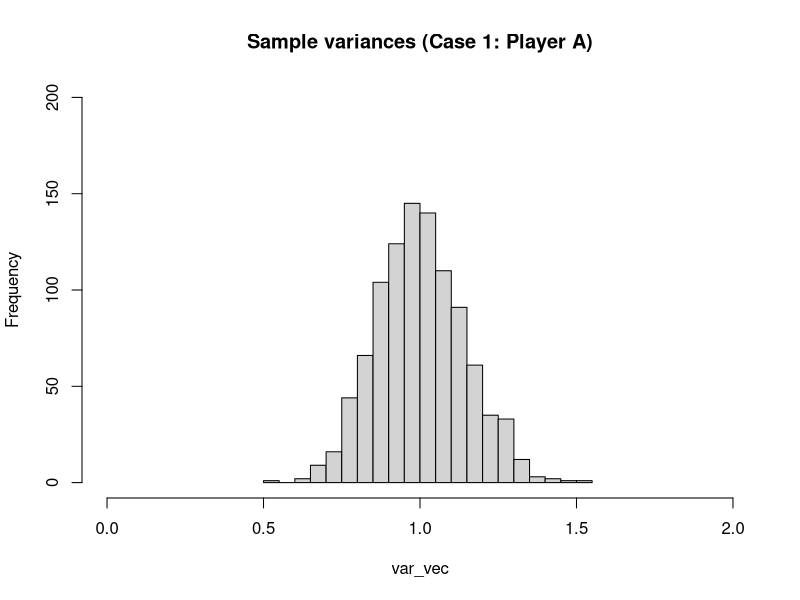
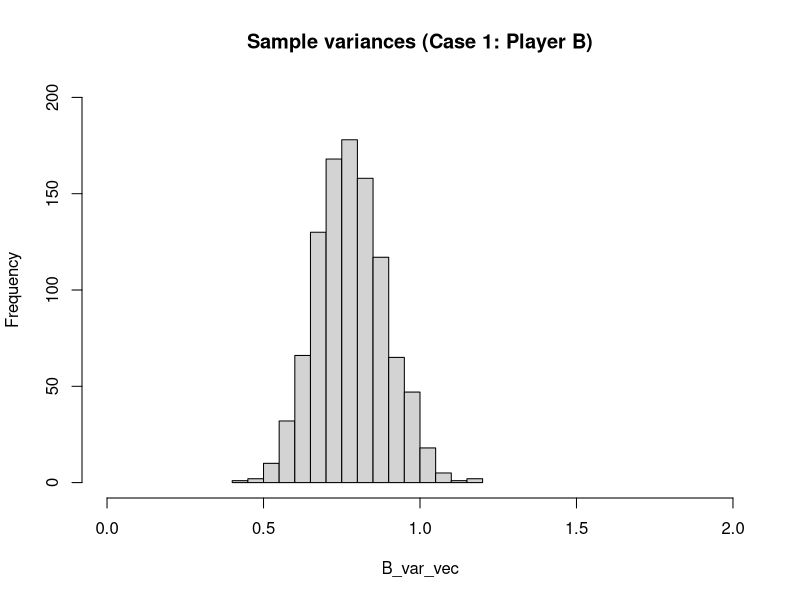
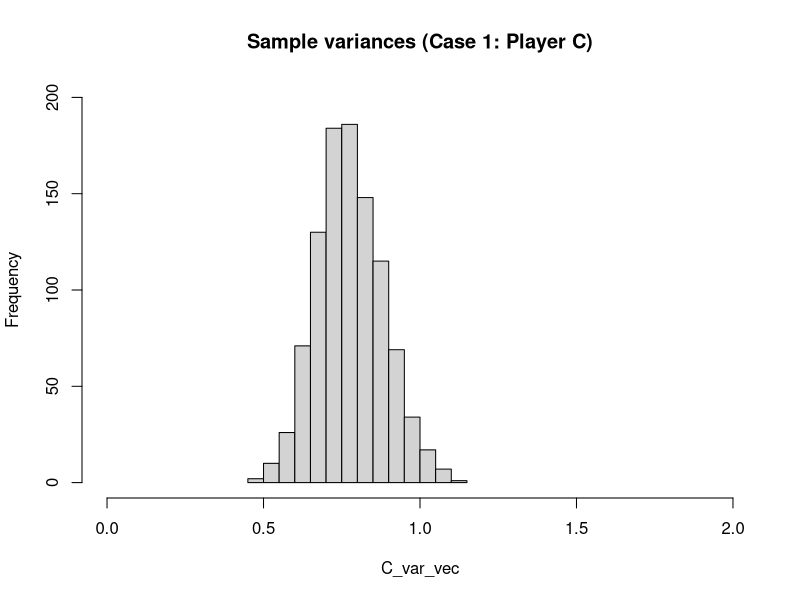
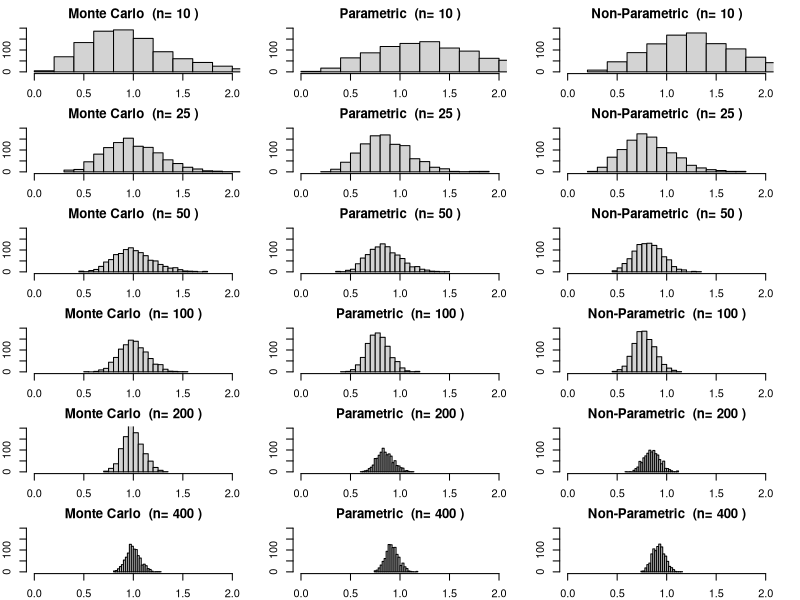
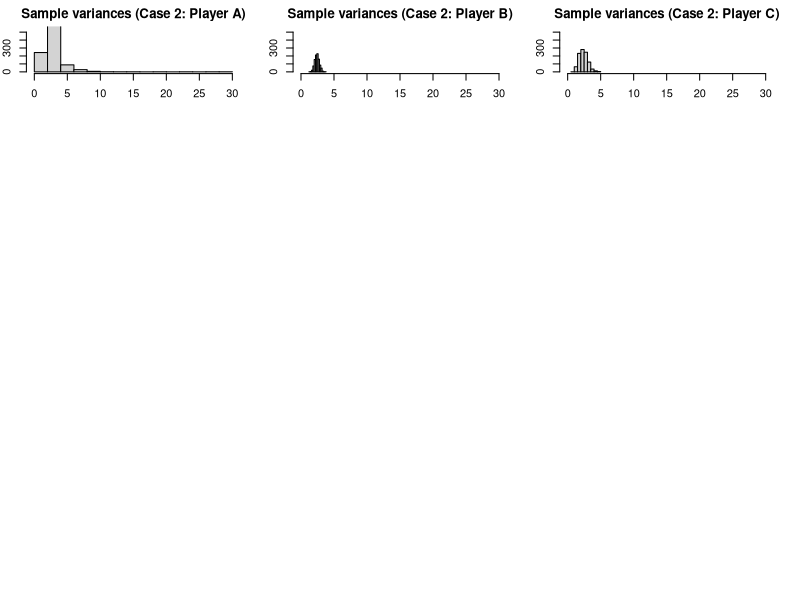
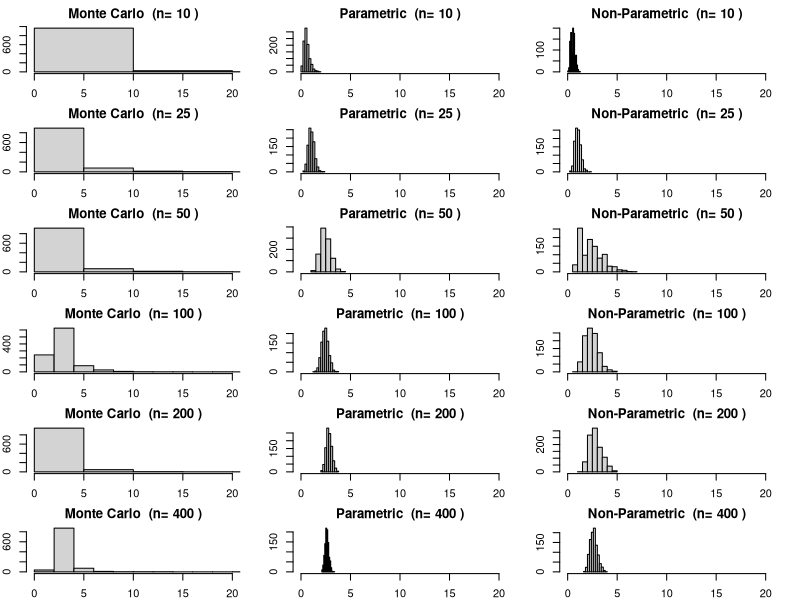
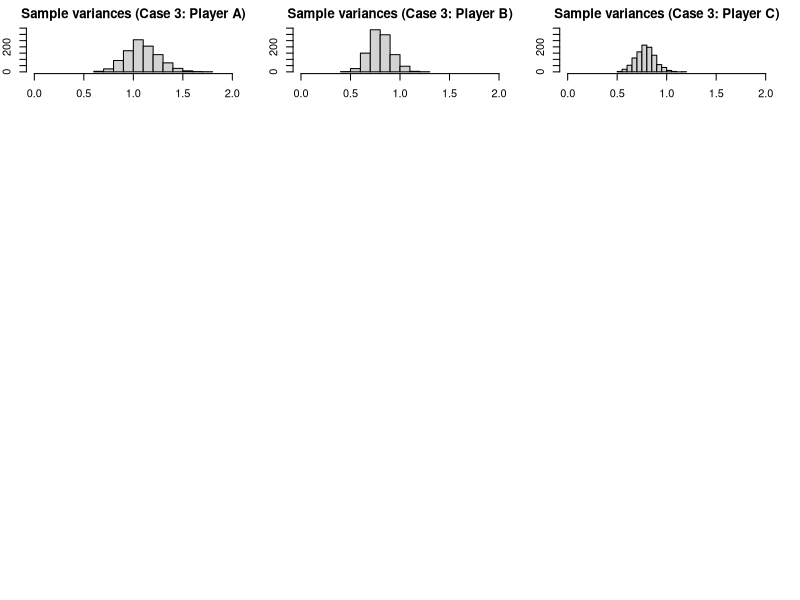
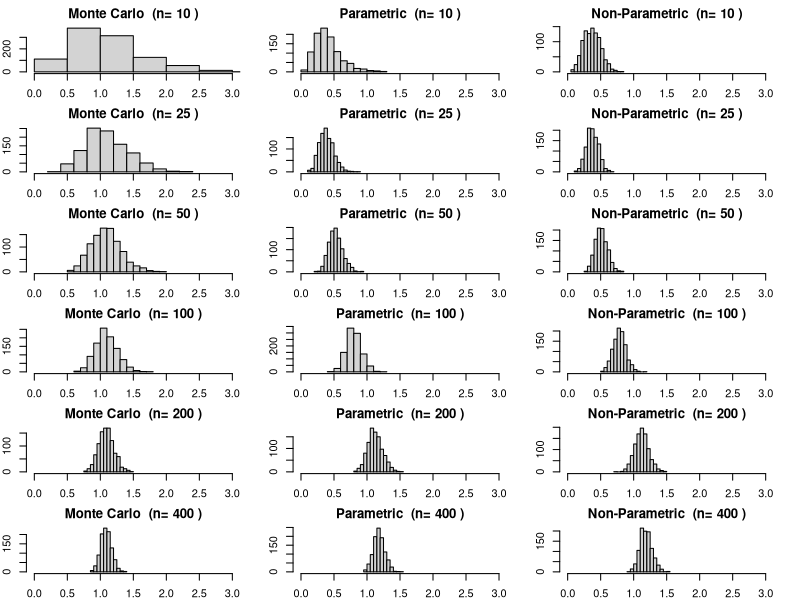

These figures' R source, in order: (Note: a time limit stopped this script after it produced the figures.)
## ---- chunk 1
knitr::opts_chunk$set(warning = FALSE, message = FALSE) 
## ---- chunk 2
myRound <- function(x, acc=3) {mult = 10^acc; round(x*mult)/mult}
## ---- chunk 3
# Case 1
n = 100
m=1000
set.seed(0)
origData = rnorm(n) # case 1


# a) Player A
# generate 1000 data sets
set.seed(0)
z = rnorm(n*m)
mat = matrix(z,nrow=m)
#calculate variance for each row
var_vec = apply(mat,1,var) 
samp_mean = mean(var_vec)
samp_var = var(var_vec)
print(paste("The sample mean is (Case 1: Player A): ", myRound(samp_mean)))
print(paste("The sample variance is (Case 1: Player A): ", myRound(samp_var)))
hist(var_vec,
     ylim=c(0,200),
     breaks=20,
     xlim=c(0,2),
     main="Sample variances (Case 1: Player A)")

# b) Player B
# Estimate mean and variance from the sample data
B_var = var(origData)
B_mean = mean(origData)
# simulate new data with 
set.seed(0)
B_mat = matrix(rnorm(n*m, mean = B_mean, sd = sqrt(B_var)),nrow=m)
B_var_vec = apply(B_mat,1,var) 
B_samp_mean = mean(B_var_vec)
B_samp_var = var(B_var_vec)
print(paste("The sample mean is (Case 1: Player B): ", myRound(B_samp_mean)))
print(paste("The sample variance is (Case 1: Player B): ", myRound(B_samp_var)))
hist(B_var_vec,
     ylim=c(0,200),
     breaks=20,
     xlim=c(0,2),
     main="Sample variances (Case 1: Player B)")

# c) Player C
# sample new data
z=sample(x=origData, size=n*m, replace=TRUE)
C_mat = matrix(z,nrow=m)
C_var_vec = apply(C_mat,1,var) 
C_samp_mean = mean(C_var_vec)
C_samp_var = var(C_var_vec)
print(paste("The sample mean is (Case 1: Player C): ", myRound(C_samp_mean)))
print(paste("The sample variance is (Case 1: Player C): ", myRound(C_samp_var)))
hist(C_var_vec,
     ylim=c(0,200),
     breaks=20,
     xlim=c(0,2),
     main="Sample variances (Case 1: Player C)")
## ---- chunk 4
# e)
n_vec=c(10, 25, 50, 100, 200, 400)
methods_vec = c("Monte Carlo", "Parametric", "Non-Parametric")
m=1000
set.seed(0)
data400 = rnorm(400)

# save results in tables
mean_res_df = data.frame(matrix(ncol=7, nrow=3))
var_res_df = data.frame(matrix(ncol=7, nrow=3))
colnames(mean_res_df) = c("Method", n_vec)
colnames(var_res_df) = c("Method", n_vec)
mean_res_df["Method"] = methods_vec
var_res_df["Method"] = methods_vec

par(mfrow=c(6,3),mar=c(2,2,2,2))
for(n in n_vec){
  mean_res_vec = c()
  var_res_vec = c()
  
  #Monte Carlo
  set.seed(0)
  z = rnorm(n*m)
  mat = matrix(z,nrow=m)
  var_vec = apply(mat,1,var) 
  samp_mean = myRound(mean(var_vec))
  samp_var = myRound(var(var_vec))
  mean_res_vec = c(mean_res_vec, samp_mean)
  var_res_vec = c(var_res_vec, samp_var)
  hist(var_vec,
       ylim=c(0,200),
       breaks=20,
       xlim=c(0,2),
       main=paste("Monte Carlo ", 
                  "(n=",n,")"))
  
  # Parametric
  # Estimate mean and variance from the sample data
  z = data400[1:n]
  B_var = var(z)
  B_mean = mean(z)
  # simulate new data with 
  set.seed(0)
  B_mat = matrix(rnorm(n*m, mean = B_mean, sd = sqrt(B_var)),nrow=m)
  B_var_vec = apply(B_mat,1,var) 
  B_samp_mean = myRound(mean(B_var_vec))
  B_samp_var = myRound(var(B_var_vec))
  mean_res_vec = c(mean_res_vec, B_samp_mean)
  var_res_vec = c(var_res_vec, B_samp_var)
  hist(B_var_vec,
       ylim=c(0,200),
       breaks=20,
       xlim=c(0,2),
       main=paste("Parametric ", 
                  "(n=",n,")"))
  
  # c) Player C
  # sample new data
  z=sample(x=data400[1:n], size=n*m, replace=TRUE)
  C_mat = matrix(z,nrow=m)
  C_var_vec = apply(C_mat,1,var) 
  C_samp_mean = myRound(mean(C_var_vec))
  C_samp_var = myRound(var(C_var_vec))
  mean_res_vec = c(mean_res_vec, C_samp_mean)
  var_res_vec = c(var_res_vec, C_samp_var)
  hist(C_var_vec,
       ylim=c(0,200),
       breaks=20,
       xlim=c(0,2),
       main=paste("Non-Parametric ", 
                  "(n=",n,")"))
  
  mean_res_df[as.character(n)] = mean_res_vec
  var_res_df[as.character(n)] = var_res_vec
}
# display tables
knitr::kable(mean_res_df, 
             format = "markdown", 
             caption = "Mean for different n values (Case 1).")
knitr::kable(var_res_df, 
             format = "markdown",
             caption = "Variance for different n values (Case 1).")
## ---- chunk 5
# Case 2
n = 100
m=1000
set.seed(0)
origData = rt(n,df=3); # case 2


# a) Player A
# generate 1000 data sets
set.seed(0)
z = rt(n*m,df=3)
mat = matrix(z,nrow=m)
#calculate variance for each row
var_vec = apply(mat,1,var) 
samp_mean = mean(var_vec)
samp_var = var(var_vec)
print(paste("The sample mean is (Case 2: Player A): ", myRound(samp_mean)))
print(paste("The sample variance is (Case 2: Player A): ", myRound(samp_var)))
hist(var_vec,
     ylim=c(0,550),
     # breaks=20,
     xlim=c(0,30),
     main="Sample variances (Case 2: Player A)")

# b) Player B
# Estimate mean and variance from the sample data
B_var = var(origData)
B_mean = mean(origData)
# simulate new data with 
set.seed(0)
B_mat = matrix(rnorm(n*m, mean = B_mean, sd = sqrt(B_var)),nrow=m)
B_var_vec = apply(B_mat,1,var) 
B_samp_mean = mean(B_var_vec)
B_samp_var = var(B_var_vec)
print(paste("The sample mean is (Case 2: Player B): ", myRound(B_samp_mean)))
print(paste("The sample variance is (Case 2: Player B): ", myRound(B_samp_var)))
hist(B_var_vec,
     ylim=c(0,550),
     # breaks=20,
     xlim=c(0,30),
     main="Sample variances (Case 2: Player B)")

# c) Player C
# sample new data
z=sample(x=origData, size=n*m, replace=TRUE)
C_mat = matrix(z,nrow=m)
C_var_vec = apply(C_mat,1,var) 
C_samp_mean = mean(C_var_vec)
C_samp_var = var(C_var_vec)
print(paste("The sample mean is (Case 2: Player C): ", myRound(C_samp_mean)))
print(paste("The sample variance is (Case 2: Player C): ", myRound(C_samp_var)))
hist(C_var_vec,
     ylim=c(0,550),
     # breaks=20,
     xlim=c(0,30),
     main="Sample variances (Case 2: Player C)")
## ---- chunk 6
# e)
n_vec=c(10, 25, 50, 100, 200, 400)
methods_vec = c("Monte Carlo", "Parametric", "Non-Parametric")
m=1000
set.seed(0)
data400 = rt(400,df=3)

# save results in tables
mean_res_df = data.frame(matrix(ncol=7, nrow=3))
var_res_df = data.frame(matrix(ncol=7, nrow=3))
colnames(mean_res_df) = c("Method", n_vec)
colnames(var_res_df) = c("Method", n_vec)
mean_res_df["Method"] = methods_vec
var_res_df["Method"] = methods_vec

par(mfrow=c(6,3),mar=c(2,2,2,2))
for(n in n_vec){
  mean_res_vec = c()
  var_res_vec = c()
  
  #Monte Carlo
  set.seed(0)
  z = rt(n*m, df=3)
  mat = matrix(z,nrow=m)
  var_vec = apply(mat,1,var) 
  samp_mean = myRound(mean(var_vec))
  samp_var = myRound(var(var_vec))
  mean_res_vec = c(mean_res_vec, samp_mean)
  var_res_vec = c(var_res_vec, samp_var)
  hist(var_vec,
       # ylim=c(0,500),
       # breaks=20,
       xlim=c(0,20),
       main=paste("Monte Carlo ", 
                  "(n=",n,")"))
  
  # Parametric
  # Estimate mean and variance from the sample data
  z = data400[1:n]
  B_var = var(z)
  B_mean = mean(z)
  # simulate new data with 
  set.seed(0)
  B_mat = matrix(rnorm(n*m, mean = B_mean, sd = sqrt(B_var)),nrow=m)
  B_var_vec = apply(B_mat,1,var) 
  B_samp_mean = myRound(mean(B_var_vec))
  B_samp_var = myRound(var(B_var_vec))
  mean_res_vec = c(mean_res_vec, B_samp_mean)
  var_res_vec = c(var_res_vec, B_samp_var)
  hist(B_var_vec,
       # ylim=c(0,500),
       # breaks=20,
       xlim=c(0,20),
       main=paste("Parametric ", 
                  "(n=",n,")"))
  
  # c) Player C
  # sample new data
  z=sample(x=data400[1:n], size=n*m, replace=TRUE)
  C_mat = matrix(z,nrow=m)
  C_var_vec = apply(C_mat,1,var) 
  C_samp_mean = myRound(mean(C_var_vec))
  C_samp_var = myRound(var(C_var_vec))
  mean_res_vec = c(mean_res_vec, C_samp_mean)
  var_res_vec = c(var_res_vec, C_samp_var)
  hist(C_var_vec,
       # ylim=c(0,500),
       # breaks=20,
       xlim=c(0,20),
       main=paste("Non-Parametric ", 
                  "(n=",n,")"))
  
  mean_res_df[as.character(n)] = mean_res_vec
  var_res_df[as.character(n)] = var_res_vec
}
# display tables
knitr::kable(mean_res_df, 
             format = "markdown", 
             caption = "Mean for different n values (Case 2).")
knitr::kable(var_res_df, 
             format = "markdown",
             caption = "Variance for different n values (Case 2).")
## ---- chunk 7
# Case 3
n = 100
m=1000
set.seed(0)
origData = rt(n,df=25); # case 3


# a) Player A
# generate 1000 data sets
set.seed(0)
z = rt(n*m,df=25)
mat = matrix(z,nrow=m)
#calculate variance for each row
var_vec = apply(mat,1,var) 
samp_mean = mean(var_vec)
samp_var = var(var_vec)
print(paste("The sample mean is (Case 3: Player A): ", myRound(samp_mean)))
print(paste("The sample variance is (Case 3: Player A): ", myRound(samp_var)))
hist(var_vec,
     ylim=c(0,350),
     # breaks=20,
     xlim=c(0,2),
     main="Sample variances (Case 3: Player A)")

# b) Player B
# Estimate mean and variance from the sample data
B_var = var(origData)
B_mean = mean(origData)
# simulate new data with 
set.seed(0)
B_mat = matrix(rnorm(n*m, mean = B_mean, sd = sqrt(B_var)),nrow=m)
B_var_vec = apply(B_mat,1,var) 
B_samp_mean = mean(B_var_vec)
B_samp_var = var(B_var_vec)
print(paste("The sample mean is (Case 3: Player B): ", myRound(B_samp_mean)))
print(paste("The sample variance is (Case 3: Player B): ", myRound(B_samp_var)))
hist(B_var_vec,
     ylim=c(0,350),
     # breaks=20,
     xlim=c(0,2),
     main="Sample variances (Case 3: Player B)")

# c) Player C
# sample new data
z=sample(x=origData, size=n*m, replace=TRUE)
C_mat = matrix(z,nrow=m)
C_var_vec = apply(C_mat,1,var) 
C_samp_mean = mean(C_var_vec)
C_samp_var = var(C_var_vec)
print(paste("The sample mean is (Case 3: Player C): ", myRound(C_samp_mean)))
print(paste("The sample variance is (Case 3: Player C): ", myRound(C_samp_var)))
hist(C_var_vec,
     ylim=c(0,350),
     # breaks=20,
     xlim=c(0,2),
     main="Sample variances (Case 3: Player C)")
## ---- chunk 8
# e)
n_vec=c(10, 25, 50, 100, 200, 400)
methods_vec = c("Monte Carlo", "Parametric", "Non-Parametric")
m=1000
set.seed(0)
data400 = rt(400,df=25)

# save results in tables
mean_res_df = data.frame(matrix(ncol=7, nrow=3))
var_res_df = data.frame(matrix(ncol=7, nrow=3))
colnames(mean_res_df) = c("Method", n_vec)
colnames(var_res_df) = c("Method", n_vec)
mean_res_df["Method"] = methods_vec
var_res_df["Method"] = methods_vec

par(mfrow=c(6,3),mar=c(2,2,2,2))
for(n in n_vec){
  mean_res_vec = c()
  var_res_vec = c()
  
  #Monte Carlo
  set.seed(0)
  z = rt(n*m, df=25)
  mat = matrix(z,nrow=m)
  var_vec = apply(mat,1,var) 
  samp_mean = myRound(mean(var_vec))
  samp_var = myRound(var(var_vec))
  mean_res_vec = c(mean_res_vec, samp_mean)
  var_res_vec = c(var_res_vec, samp_var)
  hist(var_vec,
       # ylim=c(0,500),
       # breaks=20,
       xlim=c(0,3),
       main=paste("Monte Carlo ", 
                  "(n=",n,")"))
  
  # Parametric
  # Estimate mean and variance from the sample data
  z = data400[1:n]
  B_var = var(z)
  B_mean = mean(z)
  # simulate new data with 
  set.seed(0)
  B_mat = matrix(rnorm(n*m, mean = B_mean, sd = sqrt(B_var)),nrow=m)
  B_var_vec = apply(B_mat,1,var) 
  B_samp_mean = myRound(mean(B_var_vec))
  B_samp_var = myRound(var(B_var_vec))
  mean_res_vec = c(mean_res_vec, B_samp_mean)
  var_res_vec = c(var_res_vec, B_samp_var)
  hist(B_var_vec,
       # ylim=c(0,500),
       # breaks=20,
       xlim=c(0,3),
       main=paste("Parametric ", 
                  "(n=",n,")"))
  
  # c) Player C
  # sample new data
  z=sample(x=data400[1:n], size=n*m, replace=TRUE)
  C_mat = matrix(z,nrow=m)
  C_var_vec = apply(C_mat,1,var) 
  C_samp_mean = myRound(mean(C_var_vec))
  C_samp_var = myRound(var(C_var_vec))
  mean_res_vec = c(mean_res_vec, C_samp_mean)
  var_res_vec = c(var_res_vec, C_samp_var)
  hist(C_var_vec,
       # ylim=c(0,500),
       # breaks=20,
       xlim=c(0,3),
       main=paste("Non-Parametric ", 
                  "(n=",n,")"))
  
  mean_res_df[as.character(n)] = mean_res_vec
  var_res_df[as.character(n)] = var_res_vec
}
# display tables
knitr::kable(mean_res_df, 
             format = "markdown", 
             caption = "Mean for different n values (Case 3).")
knitr::kable(var_res_df, 
             format = "markdown",
             caption = "Variance for different n values (Case 3).")
## ---- chunk 9
myCVids <- function(n, K, seed=0) {
# balanced subsets generation (subset sizes differ by at most 1)
# n is the number of observations/rows in the training set
# K is the desired number of folds (e.g., 5 or 10)
set.seed(seed);
t = floor(n/K); r = n-t*K;
id0 = rep((1:K),times=t)
ids = sample(id0,t*K)
if (r > 0) {ids = c(ids, sample(K,r))}
ids
}

# two-sample t test
column_t_test <- function(features, target){
  tests = lapply(seq(1,ncol(features)),function(x){t.test(features[,x]~target)})
  pval_lst = lapply(seq(1,length(tests)),function(x){tests[[x]]$p.value})
  return(list(tests, pval_lst))
}


# keep features with p-value <= 0.05
top_features <- function(pval_lst, p_val, p_min){
  bool_lst = lapply(seq(1,length(pval_lst)),function(x){pval_lst[[x]] < p_val})
  if(sum(as.integer(bool_lst))<=p_min){
    pval_df = t(data.frame(pval_lst))
    row.names(pval_df) <- NULL
    bool_df=data.frame(pval_sig=matrix(unlist(bool_lst), nrow=length(bool_lst), 
                                       byrow=TRUE))
    bool_df$p_val <- pval_df[,1]
    selected_df = bool_df[bool_df$pval_sig==TRUE,]
    feat_index_vec = as.numeric(rownames(selected_df))
    return(feat_index_vec)
  }else{
    pval_df = t(data.frame(pval_lst))
    row.names(pval_df) <- NULL
    bool_df=data.frame(pval_sig=matrix(unlist(bool_lst), nrow=length(bool_lst), 
                                       byrow=TRUE))
    bool_df$p_val <- pval_df[,1]
    bool_df$p_top = FALSE
    sorted_res = sort(bool_df$p_val, index.return=TRUE)
    bool_df[head(sorted_res$ix,p_min),]$p_top = TRUE
    bool_df$p_select = as.logical(bool_df$pval_sig*bool_df$p_top)
    selected_df = bool_df[bool_df$p_select==TRUE,]
    feat_index_vec = as.numeric(rownames(selected_df))
    return(feat_index_vec)
  }
  
  
}

# Mis-classification ratio calculation
MCR <- function(true_vals, pred_probs, threshold=0.5){
  if(length(true_vals)!=length(pred_probs)){
    print("ERROR: predictions and true values not of same shape")
  }else{
    pred_vals = as.integer((pred_probs > threshold))
    mcr = sum(pred_vals != true_vals)/length(true_vals)
    return(mcr)
  }
}
## ---- chunk 10
# Generate data
set.seed(0) # set seed
n = 25 # number of samples in each class
nr = n*2 # total number of samples
Y = c(rep(1,n),rep(0,n)) # target values
k=10 # k value for cross validation
p_star_vec = c(5,10,20,40) # p* values to select the top features in the data
i_vec = seq(5) #different values of i for different sized data sets

# create matrix where results will be stored
mcr_i_pstar_df = data.frame(matrix(0, 
                                   nrow = length(p_star_vec), 
                                   ncol = length(i_vec)+1)) 
mcr_i_pstar_df[,1] = p_star_vec # add p* values to results table

# loop over values of i to make different data sets
for(i in i_vec){
  nc = 200*2^i # nc = 6400
  M = matrix(rnorm(nr*nc),nrow=nr)
  X = M[,1:nc] # features of data
  # calculate cross validation indexes
  # this is applied only after feature selection
  ids = myCVids(n=nr, K=k, seed=0)
  # feature selection
  # apply two-sample t-test
  t_test_results = column_t_test(features=X, target=Y)
  # get all features according to p-value at differing values of p_star
  # create vector to store mean mcr values for each p* subset
  mean_pstar_mcr_vec = c() 
  
  # loop over p* values to create a subset of selected features
  for(p_star in p_star_vec){
    feat_index_vec = c(top_features(pval_lst=t_test_results[[2]],
                                    p_val=0.05, 
                                    p_min=p_star))
    
    X_pstar = X[,feat_index_vec]
    k_mcr_vec = c() # store all MCR values for each k

    # loop over k to calculate the MCR for each fold
    for( k in seq(k)){
      isk = (ids == k) # k varies from 1 to K
      valid.k = which(isk) # test data index
      train.k = which(!isk) # train data index
      # get all training data in single data frame
      train_df = data.frame(Y=Y[train.k], X_pstar[train.k,])
      # get all testing data in single data frame
      val_df = data.frame(Y=Y[valid.k], X_pstar[valid.k,])
      
      # train a Logistic regression model
      LR = glm(Y ~ .,
              data=train_df,
              family="binomial")
      
      # get estimated probabilities on the test data 
      LR_probs = data.frame(
                    predict(LR,
                    val_df,
                    type ="response"
                    )
                  )
      
      # use the probabilities to calculate the MCR
      mcr = MCR(
              true_vals=val_df$Y,
              pred_probs=LR_probs[,1],
              threshold=0.5)
      
      k_mcr_vec = c(k_mcr_vec, mcr)
    }
    mean_pstar_mcr = mean(k_mcr_vec) # get the mean MCR for all values of k

    mean_pstar_mcr_vec = c(mean_pstar_mcr_vec, mean_pstar_mcr)
  }
  mcr_i_pstar_df[,i+1] = mean_pstar_mcr_vec
}
# add all data to a data frame and transform to be in the correct format
mcr_i_pstar_df = t(mcr_i_pstar_df)
rownames(mcr_i_pstar_df) = c("p*", i_vec)
knitr::kable(mcr_i_pstar_df, format = "markdown") # display table

## ---- chunk 11
# Generate data
set.seed(0) # set seed
n = 25 # number of samples in each class
nr = n*2 # total number of samples
Y = c(rep(1,n),rep(0,n)) # target values
k=10 # k value for cross validation
p_star_vec = c(5,10,20,40) # p* values to select the top features in the data
i_vec = seq(5) #different values of i for different sized data sets

# create matrix where results will be stored
mcr_i_pstar_df = data.frame(matrix(0,
                                   nrow = length(p_star_vec),
                                   ncol = length(i_vec)+1))
mcr_i_pstar_df[,1] = p_star_vec # add p* values to results table
progress=0
# loop over values of i to make different data sets
for(i in i_vec){
  nc = 200*2^i # nc = 6400
  M = matrix(rnorm(nr*nc),nrow=nr)
  X = M[,1:nc] # features of data
  # calculate cross validation indexes
  # this is applied only after feature selection
  ids = myCVids(n=nr, K=k, seed=0)

  # get all features according to p-value at differing values of p_star
  # create vector to store mean mcr values for each p* subset
  mean_pstar_mcr_vec = c()

  # loop over p* values to create a subset of selected features
  for(p_star in p_star_vec){
    k_mcr_vec = c() # store all mcr values for each k

    # k-fold cross validation
    # loop over k to calculate the MCR for each fold
    for( k in seq(k)){
      progress=progress+1
      # print(myRound(progress/200)*100)
      isk = (ids == k) # k varies from 1 to K
      valid.k = which(isk) # test data index
      train.k = which(!isk) # train data index


      # feature selection
      # apply two-sample t-test
      t_test_results = column_t_test(features=X[train.k,], target=Y[train.k])
      feat_index_vec = c(top_features(pval_lst=t_test_results[[2]],
                                p_val=0.05,
                                p_min=p_star))
      X_pstar = X[,feat_index_vec]


      # get all training data in single data frame
      train_df = data.frame(Y=Y[train.k], X_pstar[train.k,])
      # get all testing data in single data frame
      val_df = data.frame(Y=Y[valid.k], X_pstar[valid.k,])

      # train a Logistic regression model
      LR = glm(Y ~ .,
              data=train_df,
              family="binomial")

      # get estimated probabilities on the test data
      LR_probs = data.frame(
                    predict(LR,
                    val_df,
                    type ="response"
                    )
                  )

      # use the probabilities to calculate the MCR
      mcr = MCR(
              true_vals=val_df$Y,
              pred_probs=LR_probs[,1],
              threshold=0.5)

      k_mcr_vec = c(k_mcr_vec, mcr)
    }
    mean_pstar_mcr = mean(k_mcr_vec) # get the mean MCR for all values of k

    mean_pstar_mcr_vec = c(mean_pstar_mcr_vec, mean_pstar_mcr)
  }
  mcr_i_pstar_df[,i+1] = mean_pstar_mcr_vec
}
# add all data to a data frame and transform to be in the correct format
mcr_i_pstar_df = t(mcr_i_pstar_df)
rownames(mcr_i_pstar_df) = c("p*", i_vec)
knitr::kable(mcr_i_pstar_df, format = "markdown") # display table
## ---- chunk 12
# functions
myCVids <- function(n, K, seed=0) {
# balanced subsets generation (subset sizes differ by at most 1)
# n is the number of observations/rows in the training set
# K is the desired number of folds (e.g., 5 or 10)
set.seed(seed);
t = floor(n/K); r = n-t*K;
id0 = rep((1:K),times=t)
ids = sample(id0,t*K)
if (r > 0) {ids = c(ids, sample(K,r))}
ids
}

genData <- function(n, seed=0) {
set.seed(seed)
x = seq(-1,1,length.out=n)
y = x - x^2 + 2*rnorm(n) # true sigma = 2;
out.df = data.frame(x=x, y=y)
out.df
}
## ---- chunk 13
# parameters
set.seed(100)
d_vec = seq(0,4)
# generate data
train.df = genData(n=200,seed=100)
test.df = genData(400)

# create k-fold indexes
k=5
inds.part = myCVids(n=nrow(train.df),K=k)
# create a data frame to save results into
M = matrix(0, nrow = (length(d_vec)), ncol = k+1)
KFOLD_df = data.frame(M) 
KFOLD_df[,1] = d_vec # add degrees to results table
colnames(KFOLD_df) = c("Degree", seq(k))

# loop over k-folds
for( k in seq(k)){
  isk = (inds.part == k) # k varies from 1 to K
  valid.k = which(isk) # test data index
  train.k = which(!isk)
  # split data 
  train_sub_df = train.df[train.k,]
  valid_df = train.df[valid.k,]
  
  d_mse_vec = c()
  for(d in d_vec){
    if(d==0){
      # train a polynomial model
      PR = lm(y ~ 1, data=train_sub_df)
    }else{
     # train a polynomial model
      PR = lm(y ~ poly(x, d, raw = TRUE), data=train_sub_df) 
    }
    # get predicted values to calculate MSE
    pred_val = predict(PR, valid_df, type="response")
    pred_true_val_df = data.frame(pred = pred_val, actual = valid_df$y)
    #calculate MSE
    mse = mean((pred_true_val_df$actual - pred_true_val_df$pred)^2)
    d_mse_vec = c(d_mse_vec, mse)
  }
  KFOLD_df[,k+1] = d_mse_vec
}

# tally of MSE
KFOLD_df$Total_MSE = rowSums(KFOLD_df[2:ncol(KFOLD_df)])
knitr::kable(KFOLD_df, 
             format = "markdown",
             caption = "MSE by 5 folds at different degrees on validation data.") # display table
# print best d value
print(paste("The best K-fold degree is: ",
            as.character(KFOLD_df[which.min(KFOLD_df$Total_MSE),]$Degree)))
## ---- chunk 14
# create k-fold indexes
k=nrow(train.df)
inds.part = myCVids(n=nrow(train.df),K=k)
# create a data frame to save results into
M = matrix(0, nrow = (length(d_vec)), ncol = k+1)
LOOCV_df = data.frame(M) 
LOOCV_df[,1] = d_vec # add degrees to results table
colnames(LOOCV_df) = c("Degree", seq(k))

# loop over k-folds
for( k in seq(k)){
  isk = (inds.part == k) # k varies from 1 to K
  valid.k = which(isk) # test data index
  train.k = which(!isk)
  # split data 
  train_sub_df = train.df[train.k,]
  valid_df = train.df[valid.k,]
  
  d_mse_vec = c()
  for(d in d_vec){
    if(d==0){
      # train a polynomial model
      PR = lm(y ~ 1, data=train_sub_df)
    }else{
     # train a polynomial model
      PR = lm(y ~ poly(x, d, raw = TRUE), data=train_sub_df) 
    }
    # get predicted values to calculate MSE
    pred_val = predict(PR, valid_df, type="response")
    pred_true_val_df = data.frame(pred = pred_val, actual = valid_df$y)
    #calculate MSE
    mse = mean((pred_true_val_df$actual - pred_true_val_df$pred)^2)
    d_mse_vec = c(d_mse_vec, mse)
  }
  LOOCV_df[,k+1] = d_mse_vec
}

# estimate test data MSE
test_d_vec = c()
for(d in d_vec){
  if(d==0){
    # train a polynomial model
    PR = lm(y ~ 1, data=train.df)
  }else{
   # train a polynomial model
    PR = lm(y ~ poly(x, d, raw = TRUE), data=train.df) 
  }
  # get predicted values to calculate MSE
  pred_val = predict(PR, test.df, type="response")
  pred_true_val_df = data.frame(pred = pred_val, actual = test.df$y)
  #calculate MSE
  mse = mean((pred_true_val_df$actual - pred_true_val_df$pred)^2)
  test_d_vec = c(test_d_vec, mse)
}

# tally of MSE
LOOCV_df$Total_validation_MSE = rowSums(LOOCV_df[2:ncol(LOOCV_df)])
LOOCV_df$Test_MSE = test_d_vec
knitr::kable(LOOCV_df[,c(1,k+2,k+3)], 
             format = "markdown",
             caption = "Total MSE of LOOCV at different degrees on validation data.") # display table
# print best d value
print(paste("The best LOOCV degree is: ",
            as.character(LOOCV_df[which.min(LOOCV_df$Total_validation_MSE),]$Degree)))

## ---- chunk 15
# estimate test data MSE
train_d_vec = c()
test_d_vec = c()
for(d in d_vec){
  if(d==0){
    # train a polynomial model
    PR = lm(y ~ 1, data=train.df)
  }else{
   # train a polynomial model
    PR = lm(y ~ poly(x, d, raw = TRUE), data=train.df) 
  }
  # get predicted values to calculate MSE
  pred_val = predict(PR, test.df, type="response")
  pred_true_val_df = data.frame(pred = pred_val, actual = test.df$y)
  #calculate MSE
  mse = mean((pred_true_val_df$actual - pred_true_val_df$pred)^2)
  test_d_vec = c(test_d_vec, mse)
  
  # get predicted values to calculate MSE
  pred_val = predict(PR, train.df, type="response")
  pred_true_val_df = data.frame(pred = pred_val, actual = train.df$y)
  #calculate MSE
  mse = mean((pred_true_val_df$actual - pred_true_val_df$pred)^2)
  train_d_vec = c(train_d_vec, mse)
}

# visualize LOOCV and K-fold CV
# calculate max and min limits of data KFOLD
# kfold_max_vec = apply(KFOLD_df[, 2:(ncol(KFOLD_df)-1)], 1, max)
# kfold_min_vec = apply(KFOLD_df[, 2:(ncol(KFOLD_df)-1)], 1, min)
kfold_mean_vec = apply(KFOLD_df[, 2:(ncol(KFOLD_df)-1)], 1, mean)
# calculate max and min limits of data for LOOCV
# loocv_max_vec = apply(LOOCV_df[, 2:(ncol(LOOCV_df)-1)], 1, max)
# loocv_min_vec = apply(LOOCV_df[, 2:(ncol(LOOCV_df)-1)], 1, min)
loocv_mean_vec = apply(LOOCV_df[, 2:(ncol(LOOCV_df)-2)], 1, mean)



{plot(x=KFOLD_df$Degree, 
     y=kfold_mean_vec,
     ylab="Mean Squared Error",
     main="Mean MSE from CV",
     xlab="Degree of Polynomial",
     type='b',
     col='red',
     pch = 16,
     lwd=3,
     ylim=c(3,4.5)
     )
lines(x=LOOCV_df$Degree,
     y=loocv_mean_vec,
     type='b',
     col='blue',
     pch = 16,
     lwd=3)
lines(x=LOOCV_df$Degree,
     y=test_d_vec,
     type='b',
     col='black',
     pch = 16,
     lwd=3)
lines(x=LOOCV_df$Degree,
     y=train_d_vec,
     type='b',
     col='black',
     lty=3,
     pch = 16,
     lwd=3)
abline(v=KFOLD_df[which.min(KFOLD_df$Total_MSE),]$Degree,
     col='red',
     pch = 16,
     lty=3,
     lwd=3)
abline(v=LOOCV_df[which.min(LOOCV_df$Total_validation_MSE),]$Degree,
     col='blue',
     pch = 16,
     lty=2,
     lwd=3)
legend("topright",
       inset = 0.01, 
       legend = c("Training LOOCV MSE", 
                  "Training K-fold CV MSE", 
                  "LOOCV best d", 
                  "K-fold CV best d",
                  "Test data MSE (No CV)",
                  "Train data MSE (No CV)"),
       lty = c(1,1,2,3,1,3),
       col = c("blue", "red","blue", "red", "black", "black"),
       lwd = 2)}
## ---- chunk 16
# parameters
set.seed(100)
d_vec = seq(0,4)
# generate data
train.df = genData(n=400,seed=100)
test.df = genData(400)

# create k-fold indexes
k=5
inds.part = myCVids(n=nrow(train.df),K=k)
# create a data frame to save results into
M = matrix(0, nrow = (length(d_vec)), ncol = k+1)
KFOLD_df = data.frame(M) 
KFOLD_df[,1] = d_vec # add degrees to results table
colnames(KFOLD_df) = c("Degree", seq(k))

# loop over k-folds
for( k in seq(k)){
  isk = (inds.part == k) # k varies from 1 to K
  valid.k = which(isk) # test data index
  train.k = which(!isk)
  # split data 
  train_sub_df = train.df[train.k,]
  valid_df = train.df[valid.k,]
  
  d_mse_vec = c()
  for(d in d_vec){
    if(d==0){
      # train a polynomial model
      PR = lm(y ~ 1, data=train_sub_df)
    }else{
     # train a polynomial model
      PR = lm(y ~ poly(x, d, raw = TRUE), data=train_sub_df) 
    }
    # get predicted values to calculate MSE
    pred_val = predict(PR, valid_df, type="response")
    pred_true_val_df = data.frame(pred = pred_val, actual = valid_df$y)
    #calculate MSE
    mse = mean((pred_true_val_df$actual - pred_true_val_df$pred)^2)
    d_mse_vec = c(d_mse_vec, mse)
  }
  KFOLD_df[,k+1] = d_mse_vec
}

# tally of MSE
KFOLD_df$Total_MSE = rowSums(KFOLD_df[2:ncol(KFOLD_df)])
knitr::kable(KFOLD_df, 
             format = "markdown",
             caption = "MSE by 5 folds at different degrees on validation data.") # display table
# print best d value
print(paste("The best K-fold degree is: ",
            as.character(KFOLD_df[which.min(KFOLD_df$Total_MSE),]$Degree)))

# create k-fold indexes
k=nrow(train.df)
inds.part = myCVids(n=nrow(train.df),K=k)
# create a data frame to save results into
M = matrix(0, nrow = (length(d_vec)), ncol = k+1)
LOOCV_df = data.frame(M) 
LOOCV_df[,1] = d_vec # add degrees to results table
colnames(LOOCV_df) = c("Degree", seq(k))

# loop over k-folds
for( k in seq(k)){
  isk = (inds.part == k) # k varies from 1 to K
  valid.k = which(isk) # test data index
  train.k = which(!isk)
  # split data 
  train_sub_df = train.df[train.k,]
  valid_df = train.df[valid.k,]
  
  d_mse_vec = c()
  for(d in d_vec){
    if(d==0){
      # train a polynomial model
      PR = lm(y ~ 1, data=train_sub_df)
    }else{
     # train a polynomial model
      PR = lm(y ~ poly(x, d, raw = TRUE), data=train_sub_df) 
    }
    # get predicted values to calculate MSE
    pred_val = predict(PR, valid_df, type="response")
    pred_true_val_df = data.frame(pred = pred_val, actual = valid_df$y)
    #calculate MSE
    mse = mean((pred_true_val_df$actual - pred_true_val_df$pred)^2)
    d_mse_vec = c(d_mse_vec, mse)
  }
  LOOCV_df[,k+1] = d_mse_vec
}

# estimate test data MSE
test_d_vec = c()
for(d in d_vec){
  if(d==0){
    # train a polynomial model
    PR = lm(y ~ 1, data=train.df)
  }else{
   # train a polynomial model
    PR = lm(y ~ poly(x, d, raw = TRUE), data=train.df) 
  }
  # get predicted values to calculate MSE
  pred_val = predict(PR, test.df, type="response")
  pred_true_val_df = data.frame(pred = pred_val, actual = test.df$y)
  #calculate MSE
  mse = mean((pred_true_val_df$actual - pred_true_val_df$pred)^2)
  test_d_vec = c(test_d_vec, mse)
}

# tally of MSE
LOOCV_df$Total_validation_MSE = rowSums(LOOCV_df[2:ncol(LOOCV_df)])
LOOCV_df$Test_MSE = test_d_vec
knitr::kable(LOOCV_df[,c(1,k+2,k+3)], 
             format = "markdown",
             caption = "Total MSE of LOOCV at different degrees on validation data.") # display table
# print best d value
print(paste("The best LOOCV degree is: ",
            as.character(LOOCV_df[which.min(LOOCV_df$Total_validation_MSE),]$Degree)))

# estimate test data MSE
train_d_vec = c()
test_d_vec = c()
for(d in d_vec){
  if(d==0){
    # train a polynomial model
    PR = lm(y ~ 1, data=train.df)
  }else{
   # train a polynomial model
    PR = lm(y ~ poly(x, d, raw = TRUE), data=train.df) 
  }
  # get predicted values to calculate MSE
  pred_val = predict(PR, test.df, type="response")
  pred_true_val_df = data.frame(pred = pred_val, actual = test.df$y)
  #calculate MSE
  mse = mean((pred_true_val_df$actual - pred_true_val_df$pred)^2)
  test_d_vec = c(test_d_vec, mse)
  
  # get predicted values to calculate MSE
  pred_val = predict(PR, train.df, type="response")
  pred_true_val_df = data.frame(pred = pred_val, actual = train.df$y)
  #calculate MSE
  mse = mean((pred_true_val_df$actual - pred_true_val_df$pred)^2)
  train_d_vec = c(train_d_vec, mse)
}

# visualize LOOCV and K-fold CV
# calculate max and min limits of data KFOLD
# kfold_max_vec = apply(KFOLD_df[, 2:(ncol(KFOLD_df)-1)], 1, max)
# kfold_min_vec = apply(KFOLD_df[, 2:(ncol(KFOLD_df)-1)], 1, min)
kfold_mean_vec = apply(KFOLD_df[, 2:(ncol(KFOLD_df)-1)], 1, mean)
# calculate max and min limits of data for LOOCV
# loocv_max_vec = apply(LOOCV_df[, 2:(ncol(LOOCV_df)-1)], 1, max)
# loocv_min_vec = apply(LOOCV_df[, 2:(ncol(LOOCV_df)-1)], 1, min)
loocv_mean_vec = apply(LOOCV_df[, 2:(ncol(LOOCV_df)-2)], 1, mean)

{plot(x=KFOLD_df$Degree, 
     y=kfold_mean_vec,
     ylab="Mean Squared Error",
     main="Mean MSE from CV",
     xlab="Degree of Polynomial",
     type='b',
     col='red',
     pch = 16,
     lwd=3,
     ylim=c(3.5,4.5)
     )
lines(x=LOOCV_df$Degree,
     y=loocv_mean_vec,
     type='b',
     col='blue',
     pch = 16,
     lwd=3)
lines(x=LOOCV_df$Degree,
     y=test_d_vec,
     type='b',
     col='black',
     pch = 16,
     lwd=3)
lines(x=LOOCV_df$Degree,
     y=train_d_vec,
     type='b',
     col='black',
     lty=3,
     pch = 16,
     lwd=3)
abline(v=KFOLD_df[which.min(KFOLD_df$Total_MSE),]$Degree,
     col='red',
     pch = 16,
     lty=3,
     lwd=3)
abline(v=LOOCV_df[which.min(LOOCV_df$Total_validation_MSE),]$Degree,
     col='blue',
     pch = 16,
     lty=2,
     lwd=3)
legend("topright",
       inset = 0.01, 
       legend = c("Training LOOCV MSE", 
                  "Training K-fold CV MSE", 
                  "LOOCV best d", 
                  "K-fold CV best d",
                  "Test data MSE (No CV)",
                  "Train data MSE (No CV)"),
       lty = c(1,1,2,3,1,3),
       col = c("blue", "red","blue", "red", "black", "black"),
       lwd = 2,
       cex = 0.75)}
## ---- chunk 17
# assume values for x and cfp
# x = 0.25
cfp=1
n=100


x_vec=c()
A_vec=c()
C_vec=c()
R_vec=c()
FPR_vec=c()
TPR_vec=c()
G_vec=c()
for (x in seq(0.01,0.99,0.01)) {
  A=c(0.5, 0.2)
  C=c(cfp, 10*cfp)
  R=c(x, sqrt(x))
  
  Ai=0
  for(q in A){
    Ai = Ai+1
    P=n*q
    N=n*(1-q)
    
    Ri=0
    for(tpr in R){
      Ri=Ri+1
      # calculate TP, FP, TN, and FN with regards to x
      TP = tpr*P
      FN = P-TP
      FP = x*N
      TN = N-FP
      FPR = x
      TPR = tpr
      
      Ci=0
      for(cfn in C){
        Ci=Ci+1
        G = cfn*FN + cfp*FP
        
        x_vec=c(x_vec,x)
        A_vec=c(A_vec,Ai)
        C_vec=c(C_vec,Ci)
        R_vec=c(R_vec,Ri)
        FPR_vec=c(FPR_vec,FPR)
        TPR_vec=c(TPR_vec,TPR)
        G_vec=c(G_vec,G)
        
        # print(paste("(A:",as.character(Ai),")"))
        # print(paste("(C:",as.character(Ci),")"))
        # print(paste("(R:",as.character(Ri),")"))
        # print(paste("FPR = ", FPR))
        # print(paste("TPR = ", TPR))
        # print(paste("G = ", G))
        # print("----------------------------")
        
        
      }
    }
    
  }
}

results_df = data.frame(x_vec, 
                          A_vec,
                          C_vec,
                          R_vec, 
                          FPR_vec,
                          TPR_vec,
                          G_vec)

results_df$design_id <- paste(results_df$A_vec,
                              results_df$C_vec, 
                              results_df$R_vec)

# Objective function score visualization
{plot(x=results_df$x_vec, 
     y=results_df$G_vec, 
     col=factor(results_df$design_id),
     ylab="G (misclassification cost)",
     xlab="x (FPR)",
     pch=20)
legend("topright",
     inset = 0.01,
     pch=c(19,19,19,19),
     legend = c("A1:C2:R1",
                "A1:C2:R2", 
                "A2:C2:R1",
                "A2:C2:R2",
                "A1:C1:R1", 
                "A1:C1:R2", 
                "A2:C1:R1",
                "A2:C1:R2"),
     col = c("green",
             "blue",
             "yellow", 
             "grey", 
             "black",
             "red", 
             "cyan", 
             "purple"))}

knitr::kable(results_df, format = "markdown")
## ---- chunk 18
# Generate data
set.seed(0)
n_vec = c(25, 50, 100, 200, 400, 800)
m = 1000 
df = data.frame(m=1:m)
table_df = data.frame(n=n_vec) # results table
mean_uniq_vec = c()
sd_uniq_vec = c()
for (n in n_vec){
  I = seq(n)
  samp_vec = c(sample(x=I, size=m ,replace=TRUE))
  df[paste("n",n , sep="")] = samp_vec
  
  mean_uniq_vec = c(mean_uniq_vec, mean(unique(samp_vec)))
  sd_uniq_vec = c(sd_uniq_vec, sd(unique(samp_vec)))
}

# #visualize data
{par(mfrow=c(2,3))
for(i in names(df)[2:7]){
  hist(df[[i]],
       xlab = "Number",
       main=i,
       ylim=c(0,210),
       breaks = as.numeric(substr(i,2,nchar(i)))/5)
}}

# bar plot of of unique values for different values of n
unique_df = t(data.frame(unique_sample_count = apply(df[, 2:(ncol(df))], 2, FUN=function(x){length(unique(x))}), 
                         n=n_vec))
{par(mfrow=c(1,1))
  barplot(
  unique_df,
  beside=TRUE
)}
## ---- chunk 19
# make table of results
table_df$Mean_Unique = myRound(mean_uniq_vec, acc=2)
table_df$SD_Unique = myRound(sd_uniq_vec, acc=2)
table_df = data.frame(t(table_df))

knitr::kable(table_df, format = "markdown")
